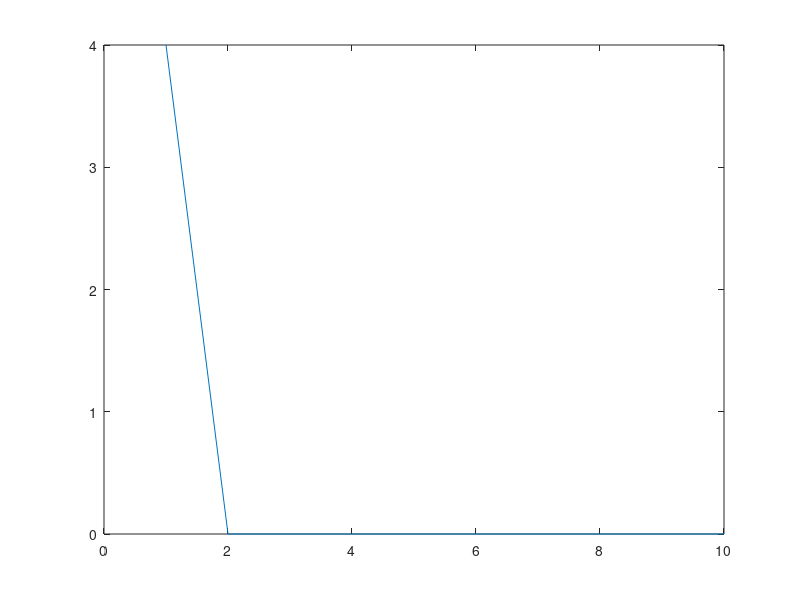

This chart was generated by the following MATLAB code:
clc;clear;close all;
x=[-1 -1 1 1;-1 1 -1 1];%inputs
y=[-1 -1 -1 1];%target outputs
w=[0 0];%Initial weights
b=0;%initial bias
alpha=0.1;%learning rate
theta=0;%threshold
iter=10;%num of iterations
for k=1:iter
    for i=1:size(x,2)%size=4
        a(i)=w*x(:,i)+b%size(w)=1X2,size(x(:,i))=2X1
        h(i)=2*(a(i)>=theta)-1
        if h(i)~=y(i)
            w=w+alpha*y(i)*x(:,i)';
            b=b+alpha*y(i);
        end
    end
    e(k)=sum((y-h).^2);
end
plot(e)